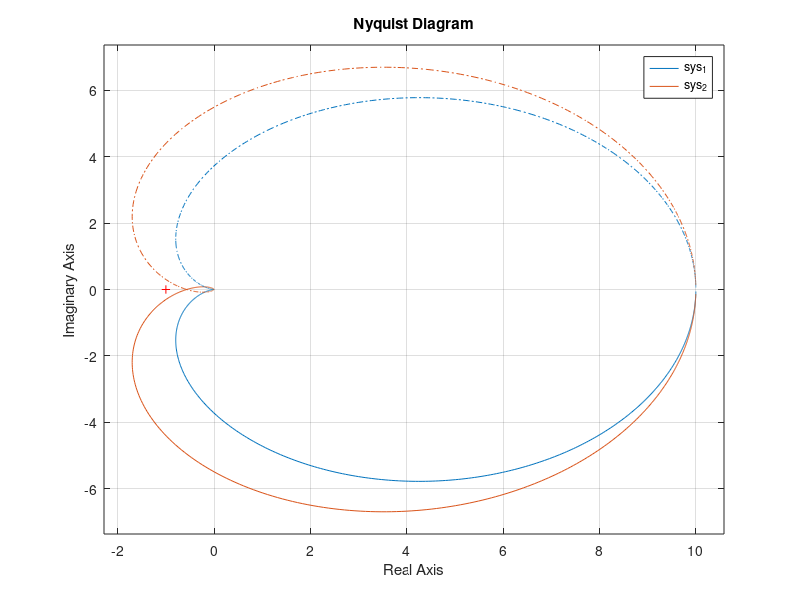

MATLAB code for this plot:
K= 10;
T_1 = 0.1;
T_2 = 0.5;
T_3 = 0.8;

num_1 = K;
num_2 = K;

den_1 = [T_1*T_2, T_1 + T_2, 1];
den_2 = [T_1*T_2*T_3, T_1*T_2 + T_1*T_3 + T_2*T_3, T_1 + T_2 + T_3, 1];

sys_1 = tf(num_1, den_1);
sys_2 = tf(num_2, den_2);

nyquist(sys_1, sys_2);
